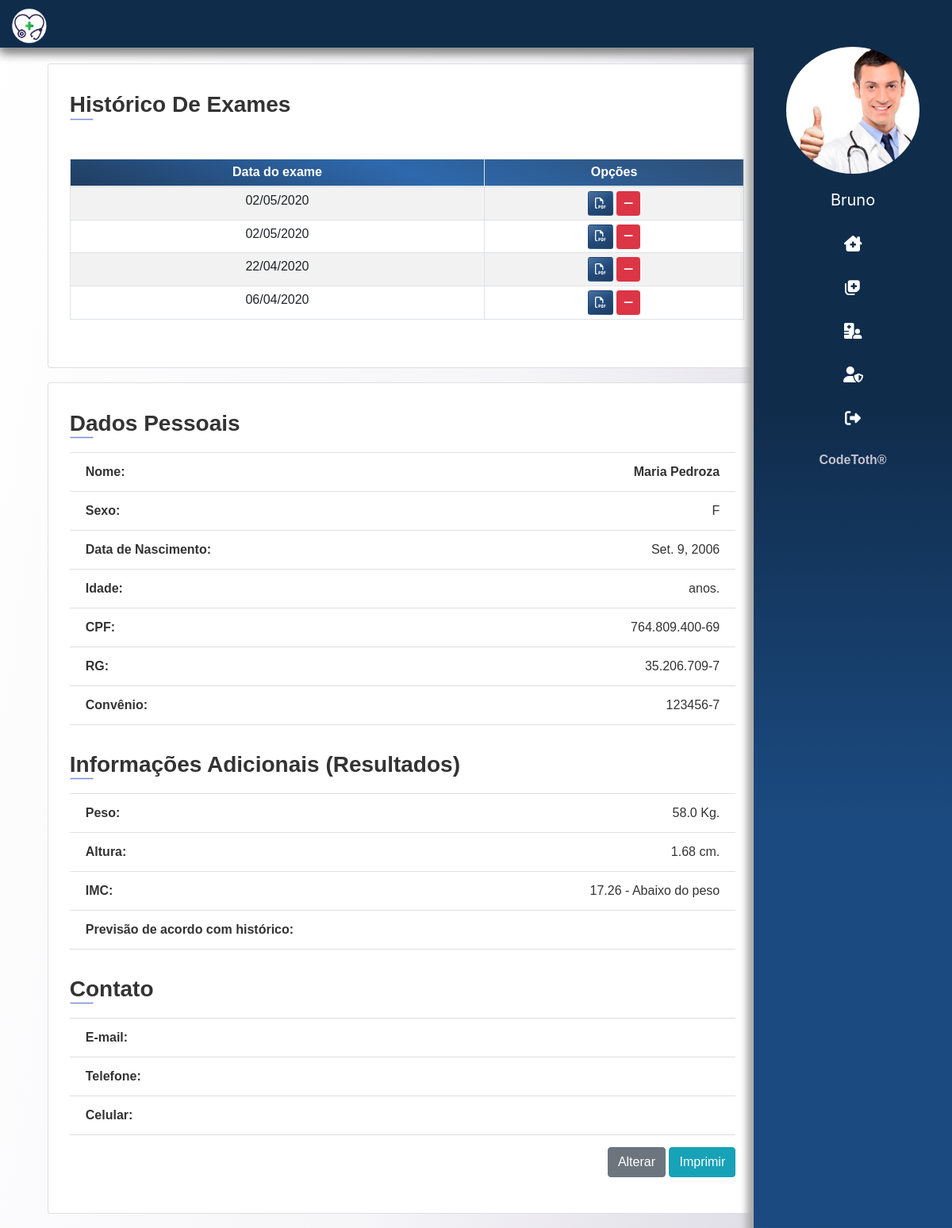
Before: /pacientes/paciente/2 (signed in) with the older database file.
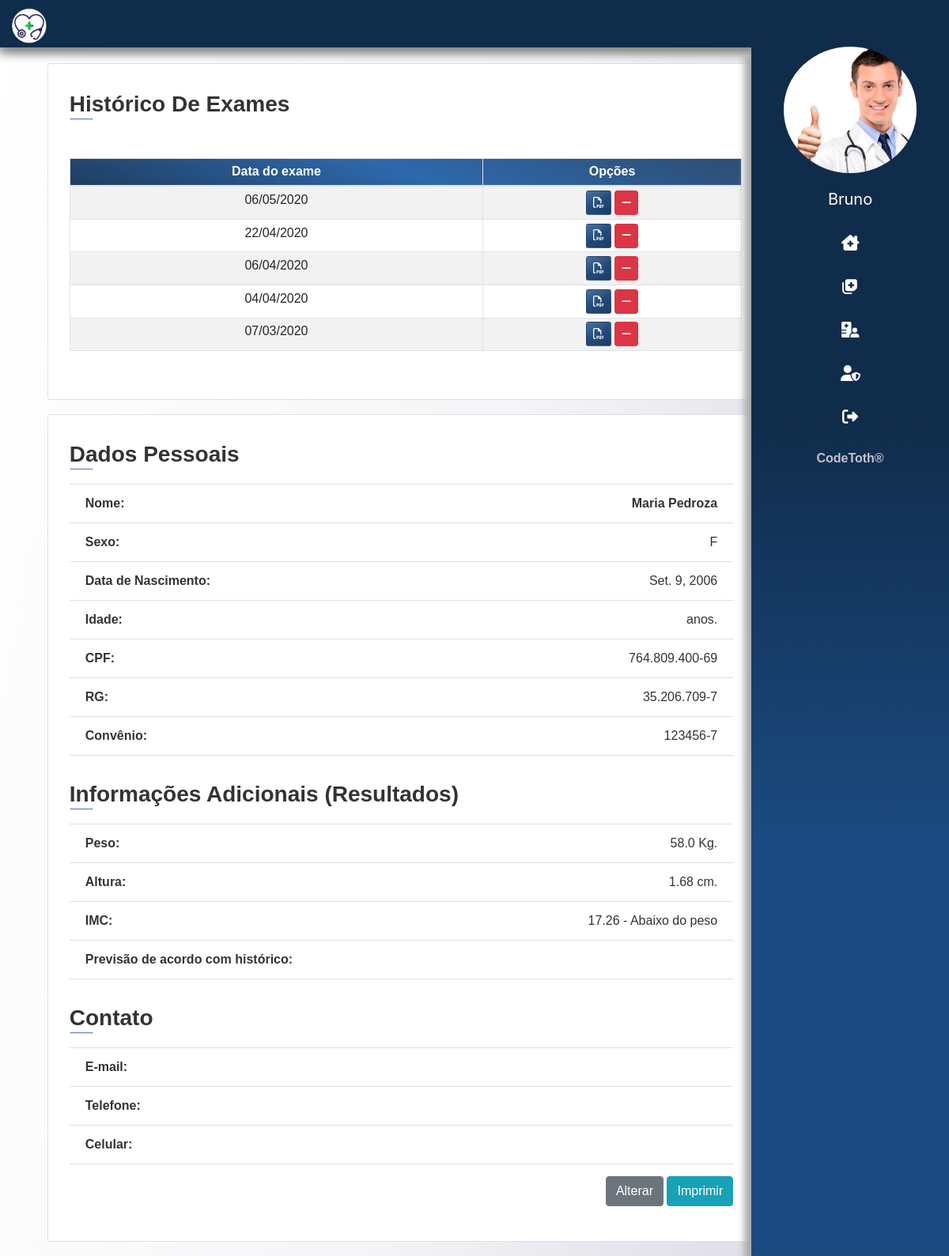
After: the same page with the newer database file.
### app/exames/models.py (models this page shows)
class Exame_Resultado(models.Model):
    paciente = models.ForeignKey(Paciente, on_delete=models.CASCADE)
    data_exame = models.DateField()
    glicose = models.FloatField(max_length=15)
    ldl = models.FloatField(max_length=15)
    hdl = models.FloatField(max_length=15)
    triglicerides = models.FloatField(max_length=15)
    colesterol = models.FloatField(max_length=15)
    vldl = models.FloatField(max_length=15)
    pdf = models.FileField(upload_to=f'pdf/', blank=True)

### app/paciente/views.py (the view)
# urls.py: path('paciente/<int:paciente_id>', detalhe, name='det_paciente'),
@login_required(login_url='login')
def detalhe(request, paciente_id):
    paciente = get_object_or_404(Paciente, id=paciente_id)
    imc = calculo_imc(paciente.peso, paciente.altura)
    paciente.imc = imc
    dados = get_dados(request)
    exames = Exame_Resultado.objects.filter(paciente=paciente).order_by('data_exame').reverse()
    if len(exames) > 0:
        paginator = Paginator(exames, 5)
        page = request.GET.get('page')
        exames_por_pagina = paginator.get_page(page)
        dados['exames'] = exames_por_pagina
    dados['paciente'] = paciente
    return render(request, 'paciente/det_paciente.html', dados)

### templates/paciente/det_paciente.html
{% extends 'base.html' %}
{% load static %}
{% block content %}
<main>
	<section class="container-fluid ">
		<div class="container">
			<div class="col-lg-10 mt-x">
				{% include 'partials/_det_paciente.html' %}
			</div>
		</div>
	</section>
</main>
{% endblock %}

### templates/partials/_det_paciente.html (shortened to what this page needs)
{% extends 'base.html' %}
{% load static %}
{% block content %}
{% if tipo == 1 %}
<section id="exames">
  <div class="card">
    <div class="info-section pr-3">
      <h3> Histórico de exames <div class="border mb-5"></div>
      </h3>
      <table class="table table-sm table-bordered table-striped text-center">
        <thead class="colorCustom ">
          <tr>
            <th scope="col">Data do exame</th>
            <th scope="col">Opções</th>
        </thead>
        <tbody>
          {% for exame in exames %}
          <tr>
            <td>
              {{ exame.data_exame|date:'d/m/Y'}}
            </td>
            <td>
              <a href="#" class="btn btn-sm btnCustom" data-toggle="modal" data-target="#exame{{exame.id}}">
                <i class="far fa-file-pdf"></i></i> </a>
              <a href="{% url 'del-exame' exame.id  %}" class="btn btn-danger btn-sm "> <i class="fas fa-minus"></i>
              </a>
            </td>
          </tr>
          {% endfor %}
        </tbody>
      </table>
    </div>
  </div>
</section>
{% endif%}
<div class="card">
  <div class="info-section">
    <h3> Dados Pessoais
      <div class="border"></div>
    </h3>
    <ul class="list-group list-group-flush mb-3  info">
      <li class="list-group-item">Nome:
        <span style="font-weight: 700;"> {{ paciente.nome}}
        </span>
      </li>
      <li class="list-group-item">Sexo:
        <span> {{ paciente.sexo}}
        </span>
      </li>
      <li class="list-group-item">Data de Nascimento:
        <span> {{ paciente.data_nascimento}}
        </span>
      </li>
      <li class="list-group-item">Idade:
        <span> {{ paciente.idade}} anos.
        </span>
      </li>
      <li class="list-group-item">CPF:
        <span> {{ paciente.cpf}}
        </span>
      </li>
      <li class="list-group-item">RG:
        <span> {{ paciente.rg}}
        </span>
      </li>
      <li class="list-group-item">Convênio:
        <span> {{ paciente.carteira_convenio}}
        </span>
      </li>
    </ul>
    {% if tipo == 1 %}
    <h3> Informações adicionais (Resultados)
      <div class="border"></div>
    </h3>
    <ul class="list-group list-group-flush info">
      <li class="list-group-item">Peso:
        <span> {{ paciente.peso}} Kg.
        </span>
      </li>
      <li class="list-group-item">Altura:
        <span> {{ paciente.altura}} cm.
        </span>
      </li>
      <li class="list-group-item">IMC:
        <span> {{ paciente.imc}}
        </span>
      </li>
      <li class="list-group-item">Previsão de acordo com histórico:
      </li>
    </ul>
    {% endif %}
    <h3> Contato
      <div class="border"></div>
    </h3>
    <ul class="list-group list-group-flush info">
      <li class="list-group-item">E-mail:
      </li>
      <li class="list-group-item">Telefone:
      </li>
      <li class="list-group-item">Celular:
      </li>
    </ul>
    <ul class="list-group list-group-flush info mt-3" style="float: right;">
      <li>
        <a href="{% url 'altera_paciente' paciente.id %}" type="button" class="btn btn-secondary"
          style="color: #fff;">Alterar</a>
        <button class="btn btn-info">Imprimir</button>
      </li>
    </ul>
  </div>
</div>
{% endblock %}

Changed rows visible on the page:
removed Exame_Resultado: data_exame "02/05/2020"
removed Exame_Resultado: data_exame "02/05/2020"
added Exame_Resultado: data_exame "06/05/2020"
added Exame_Resultado: data_exame "04/04/2020"
added Exame_Resultado: data_exame "07/03/2020"
